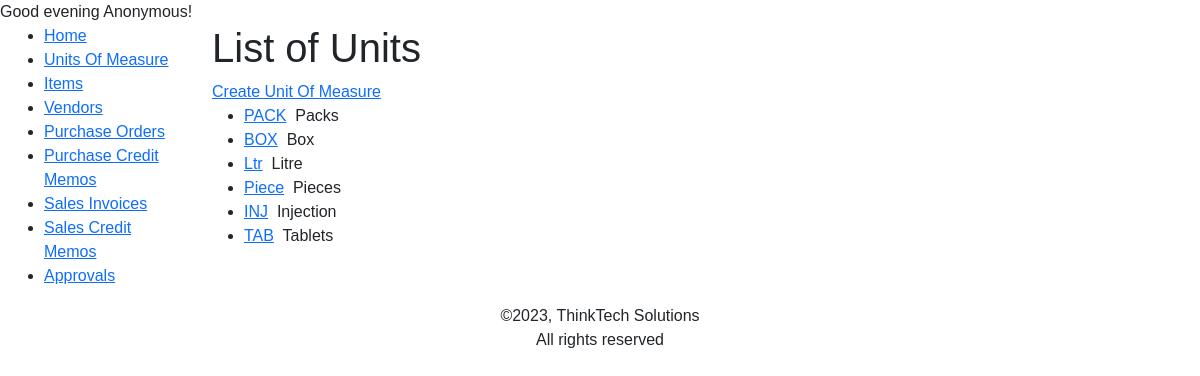
/inventory/units/, run on an earlier commit of the app's database.
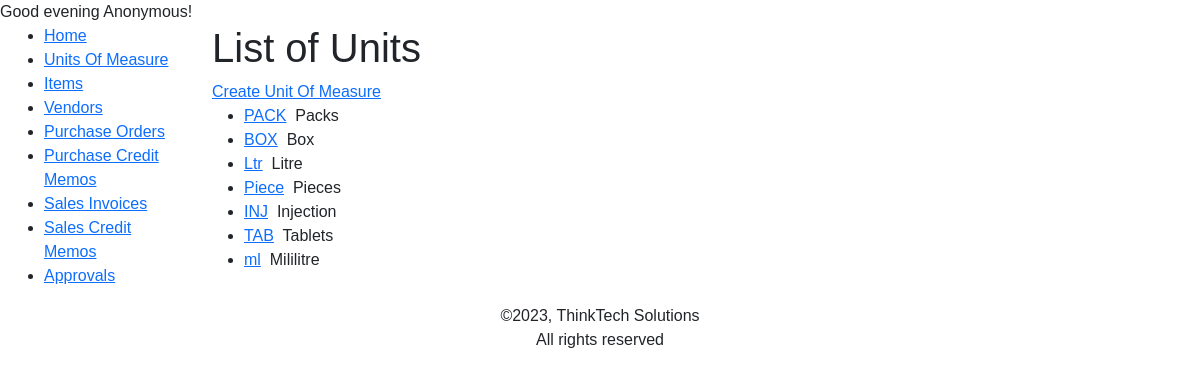
And on a later commit of the database.
### inventory/models.py (models this page shows, shortened)
class Unit(models.Model):
    code = models.CharField('Unit of measure code',max_length=10, primary_key=True)
    description = models.CharField(max_length=200, verbose_name='Unit of Measure')
    created_by = models.ForeignKey(User, on_delete=models.PROTECT, related_name='units', related_query_name='units')
    class Meta:
        verbose_name_plural ='Units Of Measure'

### inventory/views.py (the view)
# urls.py: path("units/", views.UnitListView.as_view(), name='units'),
class UnitListView(generic.ListView):
    model = Unit
    paginate_by = 25

### inventory/templatetags/custom_filters.py (called while the page is built)
@register.filter
def greeting(value):
    current_time = datetime.now().time()
    current_hour = current_time.hour
    if 5 <= current_hour < 12:
        time_category = "morning"
    elif 12 <= current_hour < 17:
        time_category = "afternoon"
    elif 17 <= current_hour < 20:
        time_category = "evening"
    else:
        time_category = "night"
    return f"Good {time_category}"

### inventory/templates/inventory/unit_list.html (shortened to what this page needs)
{% extends "inventory/base.html" %}
{% block content %}
    <h1>List of Units</h1>
    <a href="{% url 'unit-add' %}">Create Unit Of Measure</a>
    <ul>
        {% for unit in unit_list %}
        <li><a href="{% url 'unit-detail' unit.pk %}">{{unit.code}}</a>&nbsp; {{unit.description}}</li>
        {% endfor %}
    </ul>
{% endblock %}

### inventory/templates/inventory/base.html (shortened to what this page needs)
{% load static %}
<!DOCTYPE html>
<html lang="en">
  <head>
    <link
      href="https://cdn.jsdelivr.net/npm/bootstrap@5.1.3/dist/css/bootstrap.min.css"
      rel="stylesheet"
 />
    <link rel="stylesheet" href="{% static 'inventory/styles.css' %}" />
  </head>
  <body>
    {% load custom_filters %}
      {% if user.is_authenticated%}<span>{{"User"|greeting}} {{user.username| title }}</span>{% else %}<span>{{"User"|greeting}} Anonymous!</span>{% endif %}
       <div class="container-fluid">
      <div class="row">
        <div class="col-sm-2">
          {% block sidebar %}
            <ul class="sidebar-nav">
              <li><a href="{% url 'index' %}">Home</a></li>
              <li><a href="{%url 'units' %}">Units Of Measure</a></li>
              <li><a href="{% url 'items' %}">Items</a></li>
              <li><a href="{% url 'vendors' %}">Vendors</a></li>
              <li><a href="{% url 'purchaseorders' %}">Purchase Orders</a></li>
              <li><a href="{% url 'purchasememos' %}">Purchase Credit Memos</a></li>
              <li><a href="{% url 'invoices' %}">Sales Invoices</a></li>
              <li><a href="{% url 'salesmemos' %}">Sales Credit Memos</a></li>
              <li><a href="{% url 'approvals' %}">Approvals</a></li>
            </ul>
          {% endblock %}
        </div>
        <div class="col-sm-10 ">{% block content %}{% endblock %}</div>
      </div>
    </div>
  </body>
  <footer><center>&copy;{% now 'Y' %}, ThinkTech Solutions<br>All rights reserved</center></footer>
</html>

### inventory/static/inventory/styles.css (style rules this page uses)
body { font-family: Arial, Helvetica, sans-serif; }

What changed in the data, as far as the page shows it:
added Unit: code "ml", description "Mililitre"
